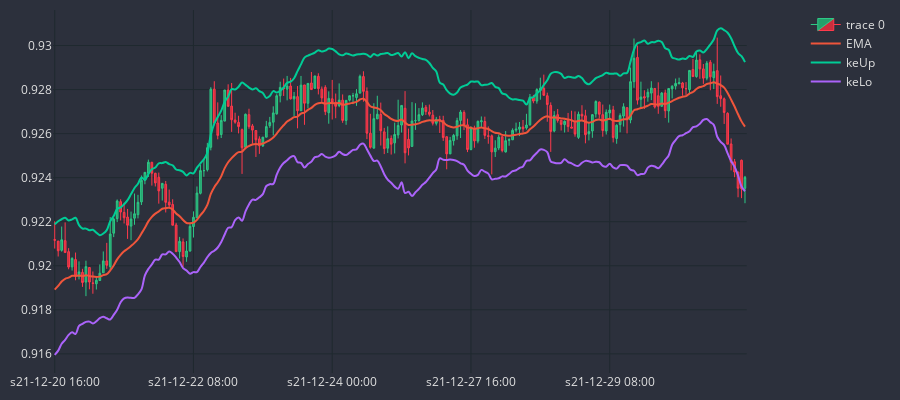

The notebook cell saved with this chart:
### Code cell
dfp = df_an.iloc[-200:]
cp = CandlePlot(dfp, candles=True)
cp.show_plot(line_traces=['EMA', 'keUp', 'keLo'])

### Figure 1 — Plotly figure (JSON) as saved in the notebook; plotly's stock layout.template omitted (floating-point values rounded to 4 significant figures; data arrays with more than 128 entries replaced by an {"elided": "..."} marker saying what was removed)
{"data": [{"close": {"elided": "200 float values"}, "decreasing": {"fillcolor": "#CC2E3C", "line": {"color": "#FF3A4C"}}, "high": {"elided": "200 float values"}, "increasing": {"fillcolor": "#24A06B", "line": {"color": "#2EC886"}}, "line": {"width": 1}, "low": {"elided": "200 float values"}, "opacity": 1, "open": {"elided": "200 float values"}, "type": "candlestick", "x": {"elided": "200 str values"}}, {"line": {"shape": "spline", "width": 2}, "name": "EMA", "type": "scatter", "x": {"elided": "200 str values"}, "xaxis": "x", "y": {"elided": "200 float values"}, "yaxis": "y"}, {"line": {"shape": "spline", "width": 2}, "name": "keUp", "type": "scatter", "x": {"elided": "200 str values"}, "xaxis": "x", "y": {"elided": "200 float values"}, "yaxis": "y"}, {"line": {"shape": "spline", "width": 2}, "name": "keLo", "type": "scatter", "x": {"elided": "200 str values"}, "xaxis": "x", "y": {"elided": "200 float values"}, "yaxis": "y"}], "layout": {"font": {"color": "#e1e1e1", "size": 12}, "height": 400, "margin": {"b": 10, "l": 10, "r": 10, "t": 10}, "paper_bgcolor": "#2c303c", "plot_bgcolor": "#2c303c", "width": 900, "xaxis": {"anchor": "y", "domain": [0, 0.94], "gridcolor": "#1f292f", "nticks": 5, "rangeslider": {"visible": false}}, "yaxis": {"anchor": "x", "domain": [0, 1], "gridcolor": "#1f292f"}, "yaxis2": {"anchor": "x", "gridcolor": "#1f292f", "overlaying": "y", "side": "right"}}}
